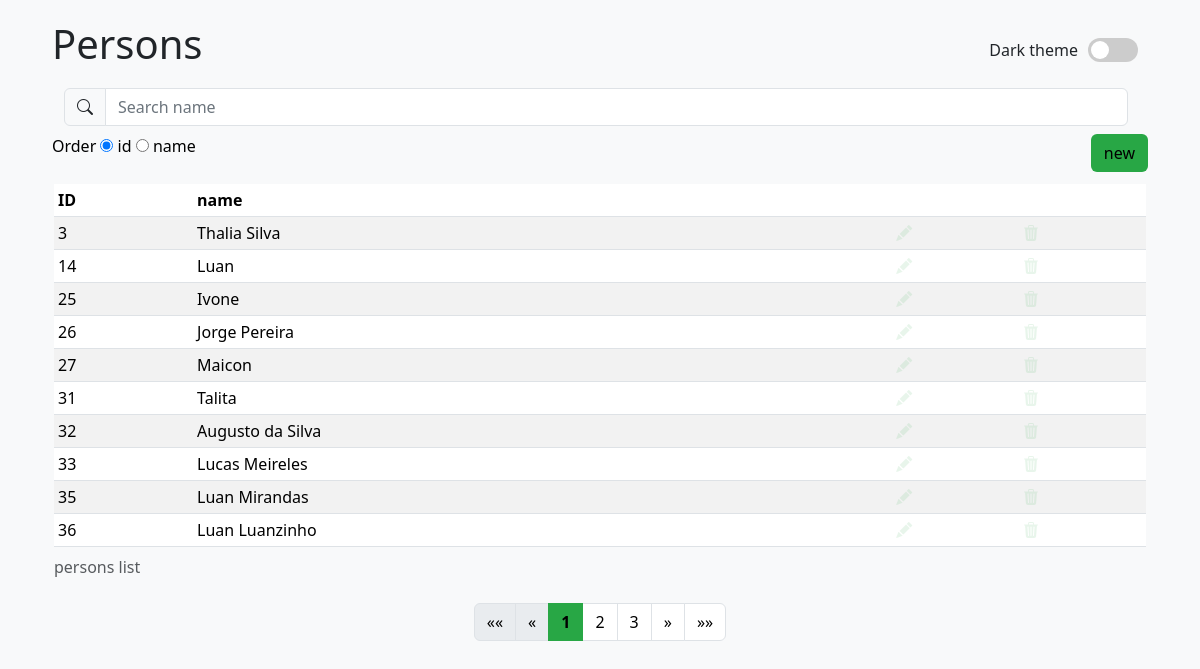
/core/, run on the app's committed database.
### core/models.py (models this page shows, shortened)
class Person(models.Model):
    name = models.CharField(max_length=100)

### core/views.py (the view)
# urls.py: 2. Add a URL to urlpatterns:  path('', views.home, name='home')
def home(request):
    query = request.GET.get('q', '')
    order = request.GET.get('order', 'id')
    if query:
        persons = Person.objects.filter(name__icontains=query).order_by(order)  # (containing)
    else:
        persons = Person.objects.all().order_by(order)
    paginator = Paginator(persons, 10)
    page_number = request.GET.get('page')
    page_obj = paginator.get_page(page_number)
    return render(request, "index.html", {'persons': page_obj, 'query': query, 'order': order})

### core/templates/index.html (shortened to what this page needs)
{% load static %}
<!DOCTYPE html>
<html lang="en">
<head>
    <link rel="stylesheet" href="{% static 'css/index.css' %}">
    <link href="https://cdn.jsdelivr.net/npm/bootstrap@5.3.3/dist/css/bootstrap.min.css" rel="stylesheet"
>
    <link rel="stylesheet" href="https://cdn.jsdelivr.net/npm/bootstrap-icons@1.11.3/font/bootstrap-icons.min.css">
</head>
<body class="hidden">
<div class="container">
    <div class="top">
        <div class="title-container">
            <h1 class="title"> Persons </h1>
            <nav class="navbar bg-body-tertiary">
                Dark theme
                <label class="switch">
                    <span class="slider"></span>
                </label>
            </nav>
        </div>
        <nav class="navbar bg-body-tertiary">
            <div class="container-fluid">
                <form class="d-flex" role="search" action="{% url 'url_home'  %}" method="get">
                    <div class="input-group">
                        <span class="input-group-text" id="basic-addon1"><i class="bi bi-search"></i></span>
                        <input class="form-control me-2" type="search" name="q" id="q" placeholder="Search name"
                               aria-label="Search" value="{{ request.GET.q }}">
                    </div>
                </form>
            </div>
        </nav>
        <div class="row-new">
            <div>
                <form method="get" action="{% url 'url_home' %}">
                    <label> Order </label>
                    <label>
                        <input type="radio" name="order" value="id" onchange="redirectToSearch()" {% if order == "id" %}checked{% endif %}> id
                    </label>
                    <label>
                        <input type="radio" name="order" value="name" onchange="redirectToSearch()" {% if order == "name" %}checked{% endif %}> name
                    </label>
                </form>
            </div>
            <div class="d-grid gap-2 d-md-flex justify-content-md-end">
                <a href="{% url 'url_new' %}">
                    <button class="btn btn-new" type="button">new</button>
                </a>
            </div>
        </div>
    </div>
    <div class="container container-body">
        <div class="container-table">
            <table class="table table-sm table-striped table-hover table-responsive .table-borderless">
                <caption>persons list</caption>
                <thead class="thead-light">
                <tr class="bg-primary">
                    <th scope="col">ID</th>
                    <th scope="col">name</th>
                    <th scope="col"></th>
                    <th scope="col"></th>
                </tr>
                </thead>
                <tbody>
                {% for person in persons %}
                <tr class="person-row">
                    <td> {{ person.id }}</td>
                    <td> {{ person.name }}</td>
                    <td><a href="{% url 'url_update' person.id %}?q={{ query }}&page={{ persons.number }}">
                        <i class="btn-edit bi bi-pencil-fill"></i></a>
                    </td>
                    <td><a href="{% url 'url_delete' person.id %}?q={{ query }}&page={{ persons.number }}">
                        <i class="btn-delete bi bi-trash3-fill"></i></a>
                    </td>
                    {% endfor %}
                </tr>
                </tbody>
            </table>
        </div>
        <div class="navigation">
            <nav aria-label="Page navigation ">
                <ul class="pagination justify-content-center">
                    <li class="page-item {% if not persons.has_previous %}disabled{% endif %}">
                        {% if persons.has_previous %}
                        <a class="page-link" href="?q={{ query }}&order={{order}}&page=1"
                           aria-label="First">
                            <span aria-hidden="true">&laquo;&laquo;</span>
                        </a>
                        {% else %}
                        <span class="page-link" aria-label="First">
                        <span aria-hidden="true">&laquo;&laquo;</span>
                    </span>
                        {% endif %}
                    </li>
                    <li class="page-item {% if not persons.has_previous %}disabled{% endif %}">
                        {% if persons.has_previous %}
                        <a class="page-link" href="?q={{ query }}&order={{order}}&page={{ persons.previous_page_number }}"
                           aria-label="Previous">
                            <span aria-hidden="true">&laquo;</span>
                        </a>
                        {% else %}
                        <span class="page-link" aria-label="Previous">
                        <span aria-hidden="true">&laquo;</span>
                    </span>
                        {% endif %}
                    </li>
                    {% for numPage in persons.paginator.page_range %}
                    <li class="page-item page-item-number{% if persons.number == numPage %} active {%endif%}">
                        <a class="page-link page-link-number" href="?q={{ query }}&order={{order}}&page={{ numPage }}">{{ numPage }}</a>
                    </li>
                    {% endfor %}
                    <li class="page-item {% if not persons.has_next %}disabled{% endif %}">
                        {% if persons.has_next %}
                        <a class="page-link" href="?q={{ query }}&order={{order}}&page={{ persons.next_page_number }}"
                           aria-label="Next">
                            <span aria-hidden="true">&raquo;</span>
                        </a>
                        {% else %}
                        <span class="page-link" aria-label="Next">
                        <span aria-hidden="true">&raquo;</span>
                    </span>
                        {% endif %}
                    </li>
                    <li class="page-item {% if not persons.has_next %}disabled{% endif %}">
                        {% if persons.has_next %}
                        <a class="page-link" href="?q={{ query }}&order={{order}}&page={{ persons.paginator.num_pages }}"
                           aria-label="Last">
                            <span aria-hidden="true">&raquo;&raquo;</span>
                        </a>
                        {% else %}
                        <span class="page-link" aria-label="Last">
                        <span aria-hidden="true">&raquo;&raquo;</span>
                    </span>
                        {% endif %}
                    </li>
                </ul>
            </nav>
        </div>
    </div>
</div>
</body>
</html>

### core/static/css/index.css (style rules this page uses)
:root { --color-light: #28a745; --color-dark: #52c41a; --text-color-light: black; --text-color-dark: white; --title-text-dark: #007000; --background-dark: #1b1b1b; --border: #575757; --background-default: #f8f9fa }
a { text-decoration: none !important; color: black !important; }
body { margin: 20px 30px !important; background-color: var(--background-default) !important; //#f8f9fa color: #333; }
body[data-theme="light"] input::placeholder { color: #6c757d; opacity: 1; }
.title { color: var(--title-text-light) !important; }
.title-container { display: flex; justify-content: space-between; }
.navbar>.container-fluid>form { //align-items: center !important; //margin-left: 10px; width: 100% !important; }
.navbar>.container-fluid { //justify-content: flex-start !important; }
.me-2 { margin-right: 0 !important; }
.btn-new, .btn-save { color: var(--text-color-light) !important; background-color: var(--color-light) !important; }
.pagination>.page-item, .pagination .page-link { color: black !important; }
.pagination .page-item.active, .active>.page-link, .page-link.active { background-color: var(--color-light) !important; color: var(--text-light); font-weight: bold !important; border-color: var(--color-light) !important; }
.container-table { width: 100%; height: auto;//250px; //background-color: blue; }
.btn-edit, .btn-delete { opacity: 0.1; pointer-events: none; transition: opacity 0.1s ease; color: var(--color-light); //#52c41a }
.bg-body-tertiary { background-color: var(--background-default) !important; }
.switch { position: relative; display: inline-block; width: 50px; height: 24px; margin: 10px; }
.slider { position: absolute; cursor: pointer; top: 0; left: 0; right: 0; bottom: 0; background-color: #ccc; transition: 0.4s; border-radius: 24px; }
.slider:before { position: absolute; content: ""; height: 18px; width: 18px; left: 3px; bottom: 3px; background-color: white; transition: 0.8s; border-radius: 50%; }

### data on the page
Person: id "3", name "Thalia Silva"
Person: id "14", name "Luan"
Person: id "25", name "Ivone"
Person: id "26", name "Jorge Pereira"
Person: id "27", name "Maicon"
Person: id "31", name "Talita"
Person: id "32", name "Augusto da Silva"
Person: id "33", name "Lucas Meireles"
Person: id "35", name "Luan Mirandas"
Person: id "36", name "Luan Luanzinho"

### other printed values
{{ numPage }} "1" "2" "3"
